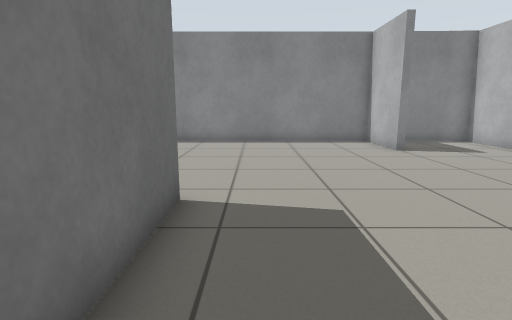
View 1 (above)

12 first-person views from a walk through a Gazebo world. The camera is 0.83 m above the floor, tilts 10° down and sees 80° across. The floor is counted in squares, 0.5 m on a side. Each view is taken from the middle of a square. On the plan, view 1 faces up. The plan holds only what a view shows up to about 15 squares ahead; the rest is blank.

View 2
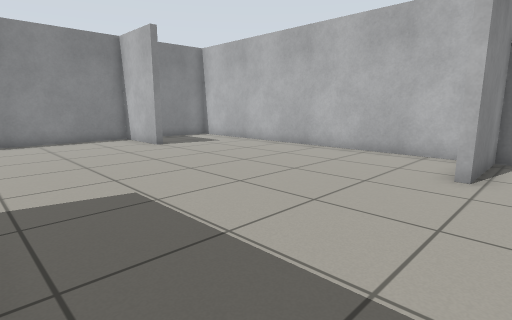

View 3
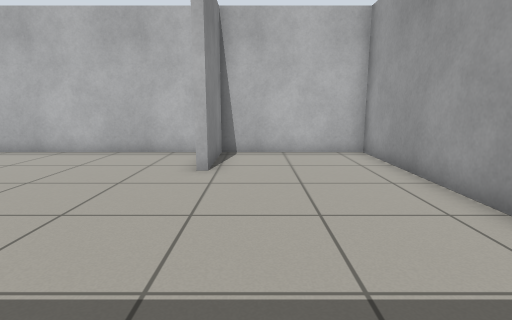

View 4
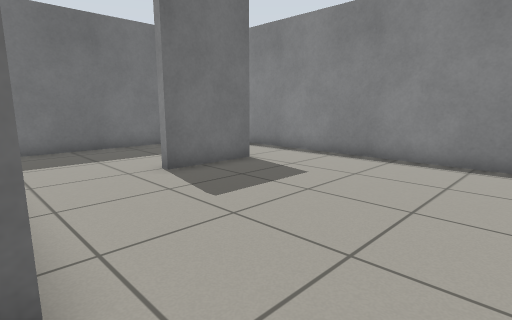

View 5
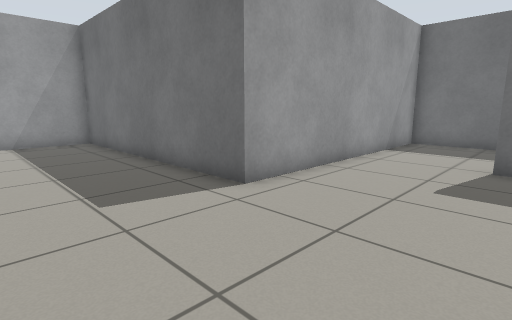

View 6
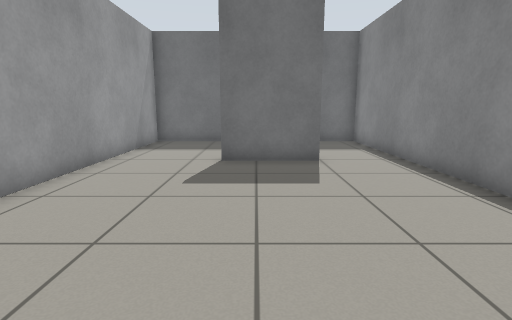

View 7
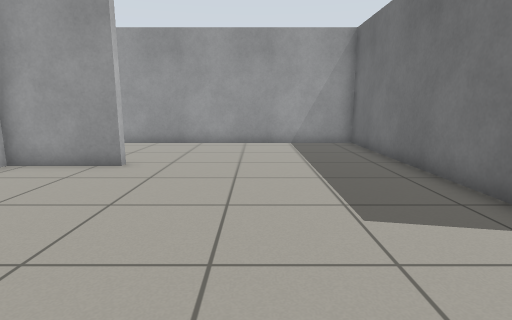

View 8
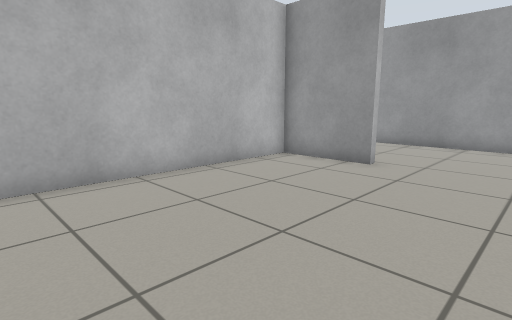

View 9
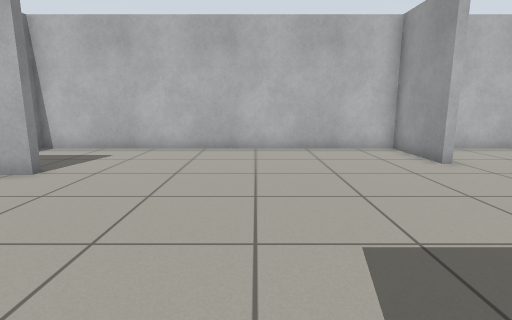

View 10
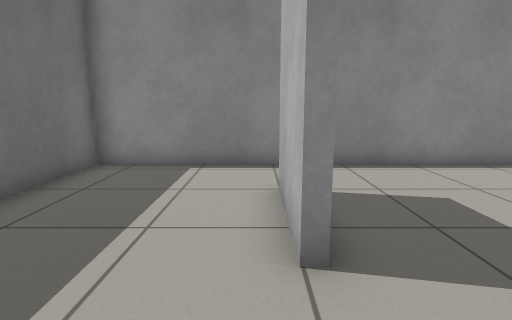

View 11
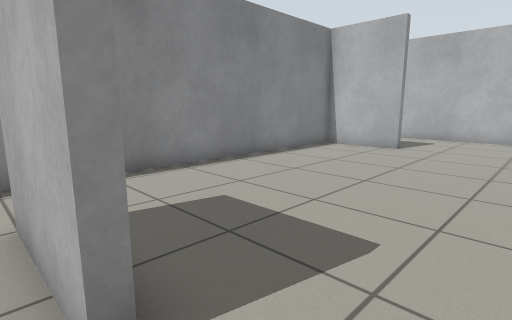

View 12
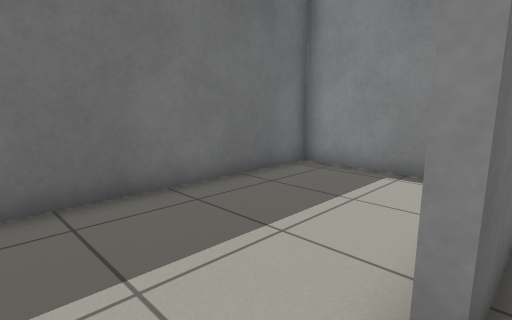

### Floor plan
Points are (right, up) in squares from view 1. A wall is a line through its corners. A room is listed if a view was taken in it or the views show most of it. See-through windows are left out.
Room 1 (views 1, 2, 3, 4, 5, 6, 7, 8, 9, 10, 11, 12)
walls: (5.7, 11.5) (5.3, 11.5) (5.3, 14.7) (-11.6, 14.7) (-11.6, 5.3) (-1.4, 5.3) (-1.4, -4.9) (10, -4.9) (10, 0.2) (6.8, 0.2) (6.8, 0.5) (10, 0.5) (10, 14.7) (7.1, 14.7); (-6.2, 12) (-6.2, 8.9) (-6.5, 8.9) (-6.5, 12)

Positions as (right, up) in squares from view 1, and headings:
1: (0, 0), facing up
2: (-1, -1), facing up-right
3: (-1, -1), facing right
4: (1, 5), facing up-left
5: (3, 10), facing down-left
6: (3, 10), facing left
7: (3, 9), facing down
8: (3, 9), facing down-right
9: (-2, 6), facing right
10: (-7, 6), facing up
11: (-7, 7), facing up-right
12: (-6, 7), facing up-left
